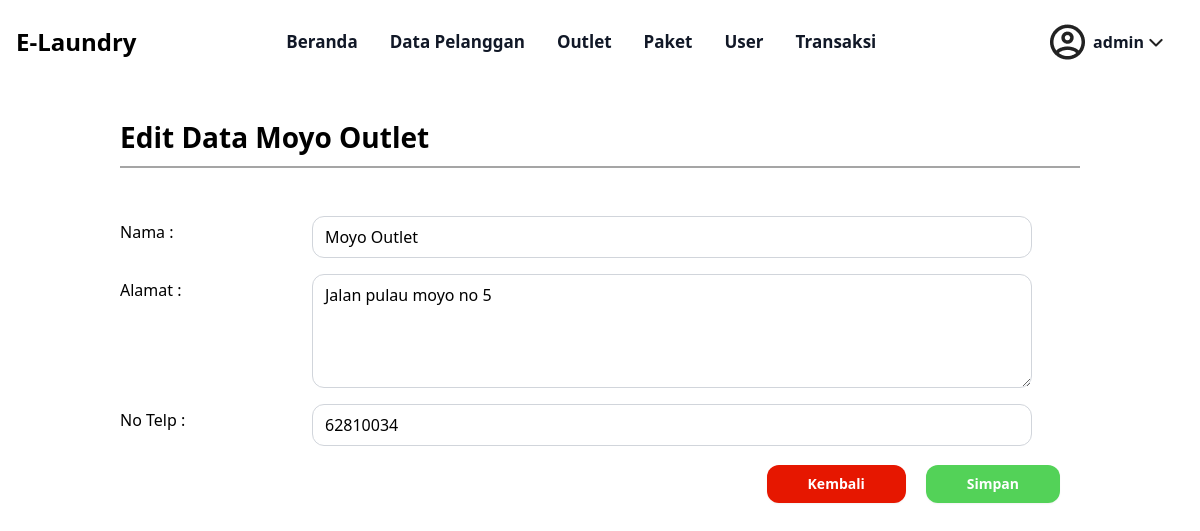
Screenshot of /view/update_outlet_admin.php?id_outlet=1 (signed in) with the database file from the repository.
### tables this page shows
CREATE TABLE `tb_outlet` (
  `id_outlet` int(11) NOT NULL,
  `nama` varchar(100) NOT NULL,
  `alamat` text NOT NULL,
  `tlp` varchar(15) NOT NULL
);

### view/update_outlet_admin.php (the view, shortened to what this page needs)
<?php
    require "../layout/navbar_admin.php";
    $id_outlet = $_GET['id_outlet'];
    $query_outlet = mysqli_query($koneksi, "SELECT * FROM tb_outlet WHERE id_outlet ='$id_outlet'");
    $outlet_row = mysqli_fetch_assoc($query_outlet);
?>
<?= template_header('Home') ?>
<div class="container mx-auto p-8">
    <h2 class="text-[28px] font-semibold pb-2 border-b-2 border-[#A5A5A5] mb-[5%]">Edit Data <?= $outlet_row['nama'] ?> </h2>
    <form action="../update/process_update_outlet_admin.php" method="post">
            <div class="flex mb-4">
                <label for="nama" class="w-1/5 text-left pr-4 pt-1" >Nama :</label>
                <input type="text" id="nama" name="nama" required class="w-3/4 px-3 py-2 border rounded-xl border-gray-300" value="<?= $outlet_row['nama'] ?>">
            </div>
            <div class="flex mb-4">
                <label for="alamat" class="w-1/5 text-left pr-4 pt-1">Alamat :</label>
                <textarea id="alamat" name="alamat" rows="4" class="w-3/4 px-3 py-2 border rounded-xl border-gray-300" ><?= $outlet_row['alamat'] ?></textarea>
            </div>
            <div class="flex mb-4">
                <label for="tlp" class="w-1/5 text-left pr-4 pt-1">No Telp :</label>
                <input type="text" id="tlp" name="tlp" class="w-3/4 px-3 py-2 border rounded-xl border-gray-300" value="<?= $outlet_row['tlp'] ?>">
            </div>
            <div class="flex justify-end my-[2%]">
            <a href="../admin/outlet.php">
                <button type="button" class="inline-flex justify-center py-2 px-10 border border-transparent shadow-sm text-sm  rounded-xl text-white bg-[#E61700] font-semibold hover:bg-red-500 focus:outline-none focus:ring-2 focus:ring-offset-2 ">
                    Kembali
                </button>
            </a>
                <button type="submit" class="inline-flex justify-center py-2 px-10 mx-5 border border-transparent shadow-sm text-sm  rounded-xl text-white bg-[#53D258] font-semibold hover:bg-green-700 focus:outline-none focus:ring-2 focus:ring-offset-2 ">
                    Simpan
                </button>
            </div>
        </form>
    </div>
<?= template_footer() ?>

### rows the page displays
tb_outlet: nama "Moyo Outlet", alamat "Jalan pulau moyo no 5", tlp "62810034"

### other values shown
$username "admin"
